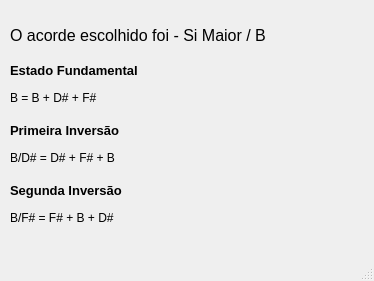
<?xml version="1.0" encoding="UTF-8"?>
<ui version="4.0">
 <class>MainWindow</class>
 <widget class="QMainWindow" name="MainWindow">
  <property name="geometry">
   <rect>
    <x>0</x>
    <y>0</y>
    <width>374</width>
    <height>281</height>
   </rect>
  </property>
  <property name="windowTitle">
   <string>MainWindow</string>
  </property>
  <widget class="QWidget" name="centralwidget">
   <widget class="QLabel" name="label">
    <property name="geometry">
     <rect>
      <x>10</x>
      <y>20</y>
      <width>351</width>
      <height>31</height>
     </rect>
    </property>
    <property name="font">
     <font>
      <pointsize>12</pointsize>
     </font>
    </property>
    <property name="text">
     <string>O acorde escolhido foi - Si Maior / B</string>
    </property>
   </widget>
   <widget class="QLabel" name="label_2">
    <property name="geometry">
     <rect>
      <x>10</x>
      <y>60</y>
      <width>141</width>
      <height>21</height>
     </rect>
    </property>
    <property name="font">
     <font>
      <pointsize>10</pointsize>
      <weight>75</weight>
      <bold>true</bold>
     </font>
    </property>
    <property name="text">
     <string>Estado Fundamental</string>
    </property>
   </widget>
   <widget class="QLabel" name="label_3">
    <property name="geometry">
     <rect>
      <x>10</x>
      <y>90</y>
      <width>341</width>
      <height>16</height>
     </rect>
    </property>
    <property name="font">
     <font>
      <pointsize>9</pointsize>
     </font>
    </property>
    <property name="text">
     <string>B = B + D# + F#</string>
    </property>
   </widget>
   <widget class="QLabel" name="label_4">
    <property name="geometry">
     <rect>
      <x>10</x>
      <y>150</y>
      <width>351</width>
      <height>16</height>
     </rect>
    </property>
    <property name="font">
     <font>
      <pointsize>9</pointsize>
     </font>
    </property>
    <property name="text">
     <string>B/D# = D# + F# + B</string>
    </property>
   </widget>
   <widget class="QLabel" name="label_5">
    <property name="geometry">
     <rect>
      <x>10</x>
      <y>120</y>
      <width>141</width>
      <height>21</height>
     </rect>
    </property>
    <property name="font">
     <font>
      <pointsize>10</pointsize>
      <weight>75</weight>
      <bold>true</bold>
     </font>
    </property>
    <property name="text">
     <string>Primeira Inversão</string>
    </property>
   </widget>
   <widget class="QLabel" name="label_6">
    <property name="geometry">
     <rect>
      <x>10</x>
      <y>210</y>
      <width>351</width>
      <height>16</height>
     </rect>
    </property>
    <property name="font">
     <font>
      <pointsize>9</pointsize>
     </font>
    </property>
    <property name="text">
     <string>B/F# = F# + B + D#</string>
    </property>
   </widget>
   <widget class="QLabel" name="label_7">
    <property name="geometry">
     <rect>
      <x>10</x>
      <y>180</y>
      <width>141</width>
      <height>21</height>
     </rect>
    </property>
    <property name="font">
     <font>
      <pointsize>10</pointsize>
      <weight>75</weight>
      <bold>true</bold>
     </font>
    </property>
    <property name="text">
     <string>Segunda Inversão</string>
    </property>
   </widget>
  </widget>
  <widget class="QMenuBar" name="menubar">
   <property name="geometry">
    <rect>
     <x>0</x>
     <y>0</y>
     <width>374</width>
     <height>21</height>
    </rect>
   </property>
  </widget>
  <widget class="QStatusBar" name="statusbar"/>
 </widget>
 <resources/>
 <connections/>
</ui>
